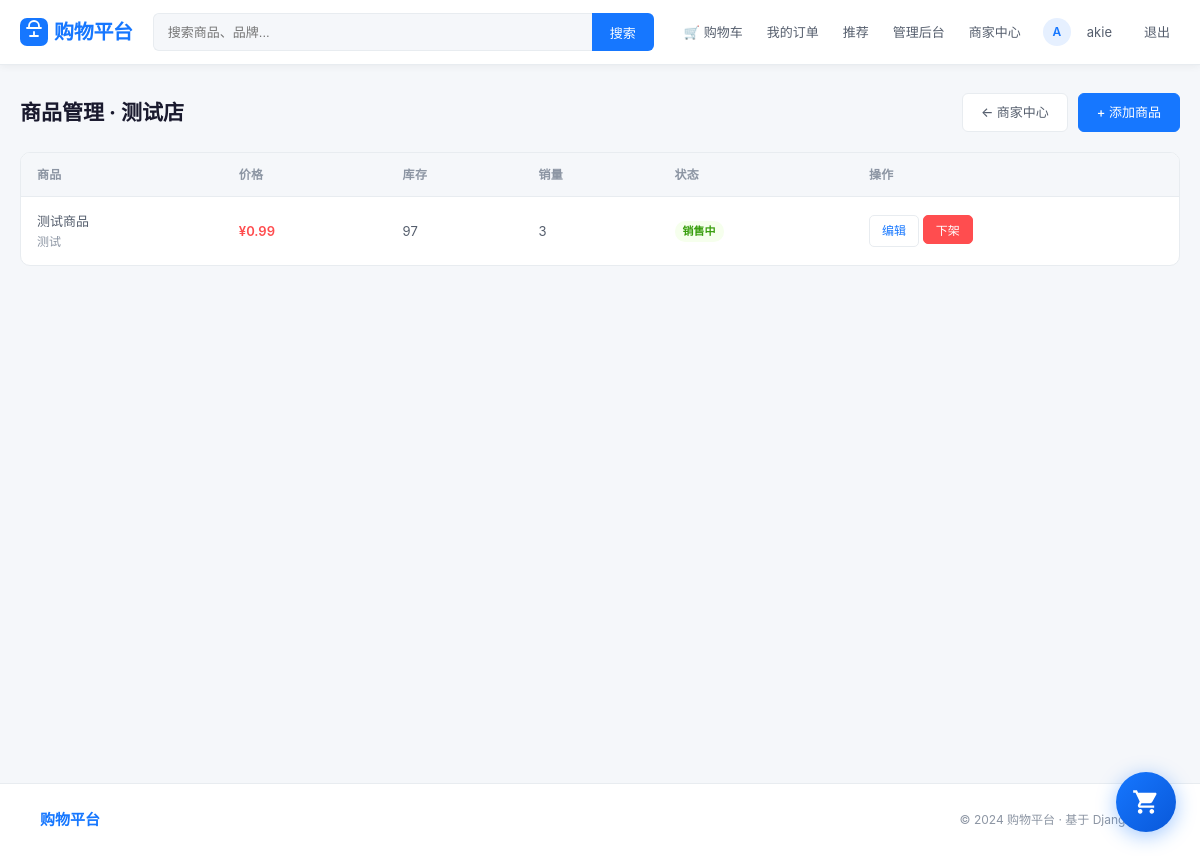
Screenshot of /store/4/products/ (signed in) with the database file from the repository.
### user/models.py (models this page shows)
class User(AbstractUser):
    phone = models.CharField('手机号', max_length=20, blank=True)
    avatar = models.ImageField('头像', upload_to='avatars/', blank=True)
    address = models.TextField('默认地址', blank=True)
    @property
    def store_profile(self):
        return getattr(self, 'owned_store', None)
    @property
    def is_store_owner(self):
        return bool(self.store_profile and self.store_profile.is_active)
    class Meta:
        verbose_name = '用户'
        verbose_name_plural = '用户'

### store/models.py (models this page shows, shortened)
class Store(models.Model):
    STATUS_CHOICES = [
        ('pending', '待审核'),
        ('active', '正常营业'),
        ('disabled', '已禁用'),
        ('rejected', '已拒绝'),
    ]
    name = models.CharField('店铺名称', max_length=100)
    description = models.TextField('店铺简介', blank=True)
    logo = models.ImageField('店铺Logo', upload_to='store_logos/', blank=True)
    contact_person = models.CharField('联系人', max_length=50)
    contact_phone = models.CharField('联系电话', max_length=20)
    license_number = models.CharField('营业执照号', max_length=50, unique=True)
    status = models.CharField('状态', max_length=20, choices=STATUS_CHOICES, default='pending')
    owner = models.OneToOneField(
        settings.AUTH_USER_MODEL,
        on_delete=models.CASCADE,
        verbose_name='店主',
        related_name='owned_store'
    )
    reviewed_by = models.ForeignKey(
        settings.AUTH_USER_MODEL,
        on_delete=models.SET_NULL,
        null=True,
        blank=True,
        verbose_name='审核人',
        related_name='reviewed_stores'
    )
    created_at = models.DateTimeField('申请时间', auto_now_add=True)
    reviewed_at = models.DateTimeField('审核时间', null=True, blank=True)
    class Meta:
        verbose_name = '店铺'
        verbose_name_plural = '店铺'
        ordering = ['-created_at']
    @property
    def is_active(self):
        return self.status == 'active'

### product/models.py (models this page shows, shortened)
class Product(models.Model):
    PRODUCT_STATUS_CHOICES = [
        ('active', '销售中'),
        ('inactive', '已下架'),
        ('violated', '违规下架'),
    ]
    store = models.ForeignKey('store.Store', on_delete=models.CASCADE, verbose_name='店铺', related_name='products', null=True, blank=True)
    category = models.ForeignKey(Category, null=True, blank=True, on_delete=models.SET_NULL, verbose_name='分类')
    name = models.CharField('商品名称', max_length=200)
    keywords = models.CharField('关键词', max_length=255, blank=True)
    description = models.TextField('商品描述', blank=True)
    price = models.DecimalField('价格', max_digits=10, decimal_places=2)
    stock = models.PositiveIntegerField('库存', default=0)
    image = models.ImageField('商品图片', upload_to='products/', blank=True)
    is_active = models.BooleanField('快速上下架', default=True, help_text='用于快速切换商品上下架状态')
    product_status = models.CharField('商品状态', max_length=20, choices=PRODUCT_STATUS_CHOICES, default='active', db_index=True, help_text='active:销售中, inactive:商家下架, violated:管理员强制下架')
    created_at = models.DateTimeField('创建时间', auto_now_add=True)
    sales = models.PositiveIntegerField('销量', default=0)
    class Meta:
        verbose_name = '商品'
        verbose_name_plural = '商品'
        ordering = ['-created_at']

### store/views.py (the view, shortened to what this page needs)
# urls.py: path('<int:store_id>/products/', views.store_product_manage, name='product_manage'),
@login_required
@store_owner_required()
def store_product_manage(request, store):
    products = store.products.all()
    context = {
        'store': store,
        'products': products,
    }
    return render(request, 'store/products.html', context)

### templates/store/products.html (shortened to what this page needs)
{% extends 'base.html' %}
{% block content %}
<div style="display:flex;align-items:center;justify-content:space-between;margin-bottom:20px">
  <h2 style="margin:0">商品管理 · {{ store.name }}</h2>
  <div style="display:flex;gap:10px">
    <a href="/store/{{ store.id }}/dashboard/" class="btn">← 商家中心</a>
    <a href="/products/add/?store={{ store.id }}" class="btn btn-primary">+ 添加商品</a>
  </div>
</div>
<div class="table-wrap">
  <table class="table">
    <thead>
      <tr><th>商品</th><th>价格</th><th>库存</th><th>销量</th><th>状态</th><th>操作</th></tr>
    </thead>
    <tbody>
      {% for product in products %}
      <tr>
        <td>
          <div style="display:flex;align-items:center;gap:10px">
            <div>
              <div style="font-weight:500">{{ product.name }}</div>
              {% if product.keywords %}<div style="font-size:12px;color:var(--text-3)">{{ product.keywords }}</div>{% endif %}
            </div>
          </div>
        </td>
        <td style="color:var(--red);font-weight:600">¥{{ product.price }}</td>
        <td>{{ product.stock }}</td>
        <td>{{ product.sales }}</td>
        <td>
          {% if product.product_status == 'active' %}<span class="badge badge-completed">销售中</span>
          {% elif product.product_status == 'inactive' %}<span class="badge badge-cancelled">已下架</span>
          {% else %}<span class="badge badge-pending">违规下架</span>{% endif %}
        </td>
        <td>
          <a href="/products/{{ product.id }}/edit/" class="btn btn-sm">编辑</a>
          {% if product.product_status != 'violated' %}
          <form method="post" style="display:inline">{% csrf_token %}
            {% if product.product_status == 'active' %}
              <button type="submit" name="action" value="inactive" class="btn btn-sm" style="background:var(--red);color:#fff;border-color:var(--red)" onclick="return confirm('确定下架此商品？')">下架</button>
            {% else %}
              <button type="submit" name="action" value="active" class="btn btn-sm btn-primary">上架</button>
            {% endif %}
          </form>
          {% else %}
          <span style="color:var(--text-3);font-size:12px">违规下架</span>
          {% endif %}
        </td>
      </tr>
      {% empty %}
      <tr><td colspan="6" style="text-align:center;color:var(--text-3);padding:40px">暂无商品，<a href="/products/add/?store={{ store.id }}">立即添加</a></td></tr>
      {% endfor %}
    </tbody>
  </table>
</div>
{% endblock %}

### templates/base.html (shortened to what this page needs)
<!DOCTYPE html>
<html lang="zh-CN">
<head>
<link rel="stylesheet" href="/static/css/style.css">
</head>
<body>
<nav class="navbar">
  <div class="container nav-inner">
    <a href="/" class="logo">
      <svg viewBox="0 0 28 28" fill="none"><rect width="28" height="28" rx="7" fill="#1677ff"/><path d="M7 10h14M9 10V8a5 5 0 0110 0v2M10 18h8M14 14v4" stroke="#fff" stroke-width="1.8" stroke-linecap="round"/></svg>
      购物平台
    </a>
    <div class="nav-search">
      <form action="/products/" method="get">
        <input type="text" name="q" placeholder="搜索商品、品牌..." value="{{ request.GET.q }}">
        <button type="submit">搜索</button>
      </form>
    </div>
    <div class="nav-links">
      {% if user.is_authenticated %}
        <a href="/order/cart/">🛒 购物车</a>
        <a href="/order/orders/">我的订单</a>
        <a href="/recommendations/">推荐</a>
        {% if user.is_staff %}<a href="/manage/dashboard/">管理后台</a>{% endif %}
        {% if user.is_store_owner %}
          <a href="/store/{{ user.store_profile.id }}/dashboard/">商家中心</a>
        {% else %}
          <a href="/store/apply/">开店</a>
        {% endif %}
        <span class="nav-user-name">
          <span class="nav-avatar">{{ user.username|slice:":1"|upper }}</span>
          <a href="/user/profile/">{{ user.username }}</a>
        </span>
        <a href="/user/logout/">退出</a>
      {% else %}
        <a href="/user/login/">登录</a>
        <a href="/user/register/" class="nav-btn">免费注册</a>
      {% endif %}
    </div>
  </div>
</nav>
<div class="container main-content">
  {% block content %}{% endblock %}
</div>
<footer class="footer">
  <div class="container footer-inner">
    <span class="footer-brand">购物平台</span>
    <span class="footer-copy">© 2024 购物平台 · 基于 Django 开发</span>
  </div>
</footer>
{% if user.is_authenticated %}
<a href="/order/cart/" class="cart-float-btn">
</a>
{% endif %}
</body>
</html>

### rows the page displays
User: username "A", username "akie"
Store: name "测试店"
Product: name "测试商品", keywords "测试", price "0.99", stock "97", sales "3", product_status "销售中"
